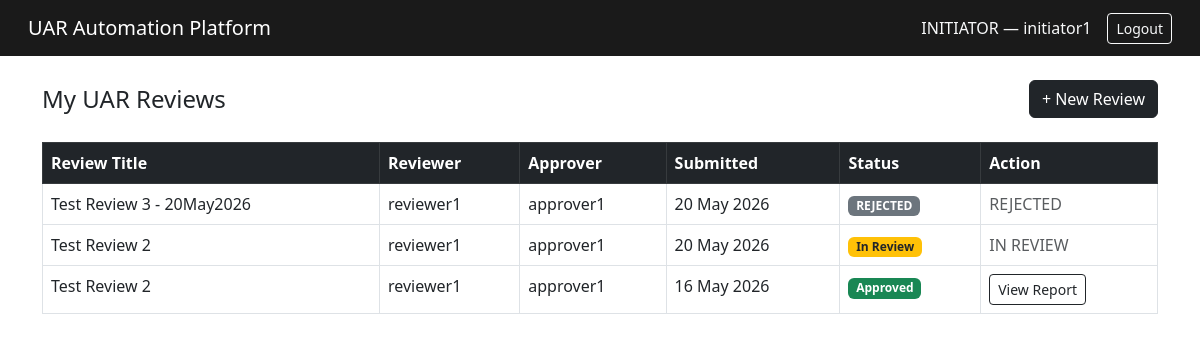
Page / (signed in) on the earlier database version.
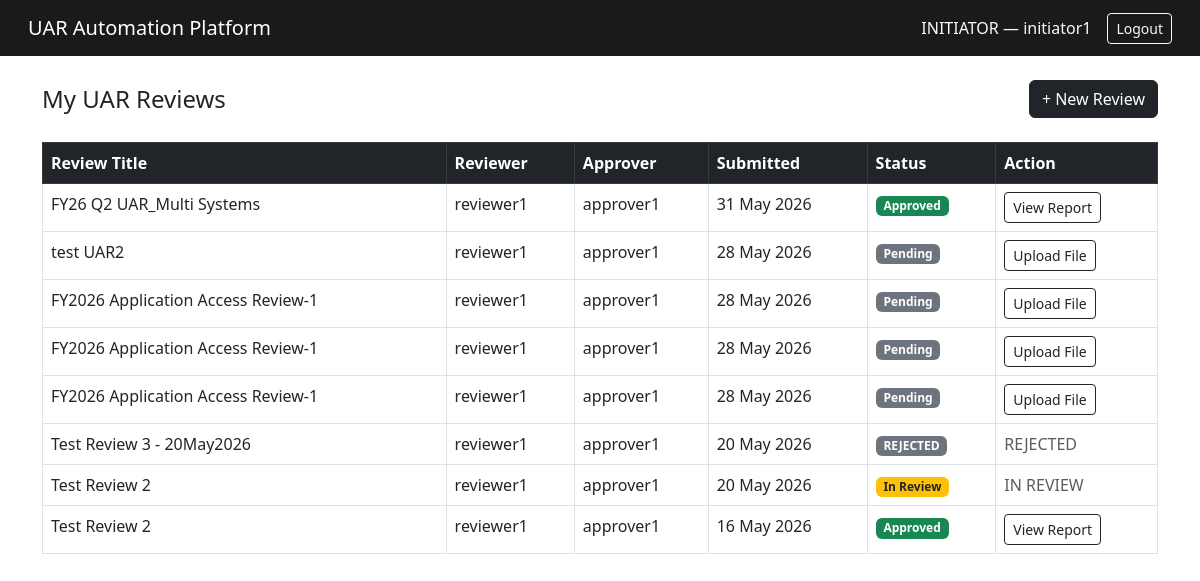
Same page on the later database version.
### app/models.py (models this page shows, shortened)
class User(db.Model):
    __tablename__ = 'users'
    id            = db.Column(db.Integer, primary_key=True)
    username      = db.Column(db.String(80), unique=True, nullable=False)
    email         = db.Column(db.String(120), unique=True, nullable=False)
    password_hash = db.Column(db.String(256))
    role          = db.Column(db.String(30), nullable=False)
    is_active     = db.Column(db.Boolean, default=True)
    created_at    = db.Column(db.DateTime, default=datetime.utcnow)
    @property
    def is_authenticated(self):
        return True

class UARReview(db.Model):
    __tablename__ = 'uar_reviews'
    id            = db.Column(db.Integer, primary_key=True)
    title         = db.Column(db.String(200))
    initiator_id  = db.Column(db.Integer, db.ForeignKey('users.id'),
                              nullable=False)
    reviewer_id   = db.Column(db.Integer, db.ForeignKey('users.id'),
                              nullable=False)
    approver_id   = db.Column(db.Integer, db.ForeignKey('users.id'),
                              nullable=False)
    status        = db.Column(db.String(20), default='PENDING')
    created_at    = db.Column(db.DateTime, default=datetime.utcnow)
    completed_at  = db.Column(db.DateTime)
    approved_at   = db.Column(db.DateTime)
    reject_reason = db.Column(db.Text)
    initiator = db.relationship('User', foreign_keys=[initiator_id])
    reviewer  = db.relationship('User', foreign_keys=[reviewer_id])
    approver  = db.relationship('User', foreign_keys=[approver_id])
    entries   = db.relationship('UAREntry', backref='review', lazy=True)
    @property
    def status_display(self):
        if self.status == 'IN_REVIEW' and self.reject_reason:
            return 'Rejected_In Review'
        labels = {
            'PENDING':          'Pending',
            'IN_REVIEW':        'In Review',
            'PENDING_APPROVAL': 'Pending Approval',
            'APPROVED':         'Approved',
        }
        return labels.get(self.status, self.status)

### app/routes.py (the view)
@main.route('/')
@login_required
def dashboard():
    reviews = UARReview.query.filter_by(
        initiator_id=current_user.id).order_by(
        UARReview.created_at.desc()).all()
    return render_template('initiator/dashboard.html', reviews=reviews)

### app/auth.py (called while the page is built)
@login_manager.user_loader
def load_user(user_id):
    return User.query.get(int(user_id))

### app/templates/initiator/dashboard.html (shortened to what this page needs)
{% extends 'base.html' %}
{% block content %}
<div class='d-flex justify-content-between align-items-center mb-4'>
  <h4 class='mb-0'>My UAR Reviews</h4>
  {% if current_user.role == 'initiator' %}
  <a href='/new-review' class='btn btn-dark'>+ New Review</a>
  {% endif %}
</div>
{% if reviews %}
{% set next_dir = 'asc' if dir == 'desc' else 'desc' %}
<table class='table table-bordered'>
  <thead class='table-dark'>
    <tr>
      <th><a href='{{ url_for("main.dashboard", sort="title", dir=next_dir if sort=="title" else "asc") }}'
             class='text-white text-decoration-none'>Review Title {{ arrow('title') }}</a></th>
      <th>Reviewer</th>
      <th>Approver</th>
      <th><a href='{{ url_for("main.dashboard", sort="created_at", dir=next_dir if sort=="created_at" else "desc") }}'
             class='text-white text-decoration-none'>Submitted {{ arrow('created_at') }}</a></th>
      <th><a href='{{ url_for("main.dashboard", sort="status", dir=next_dir if sort=="status" else "asc") }}'
             class='text-white text-decoration-none'>Status {{ arrow('status') }}</a></th>
      <th>Action</th>
    </tr>
  </thead>
  <tbody>
    {% for review in reviews %}
    <tr>
      <td>{{ review.title }}</td>
      <td>{{ review.reviewer.username }}</td>
      <td>{{ review.approver.username }}</td>
      <td>{{ review.created_at.strftime('%d %b %Y') }}</td>
      <td>
        <span class='badge
          {% if review.status == "APPROVED" %}bg-success
          {% elif review.status == "PENDING_APPROVAL" %}bg-info text-dark
          {% elif review.status == "IN_REVIEW" %}bg-warning text-dark
          {% else %}bg-secondary{% endif %}'>
          {{ review.status_display }}
        </span>
      </td>
      <td>
        {% if review.status == 'PENDING' %}
        <a href='/review/{{ review.id }}/upload'
           class='btn btn-outline-dark btn-sm'>Upload File</a>
        {% elif review.status == 'APPROVED' %}
        <a href='/review/{{ review.id }}/report'
           class='btn btn-outline-dark btn-sm'>View Report</a>
        {% else %}
        <span class='text-muted'>
          {{ review.status.replace('_',' ') }}
        </span>
        {% endif %}
      </td>
    </tr>
    {% endfor %}
  </tbody>
</table>
{% else %}
<div class='alert alert-secondary'>
  You have not submitted any reviews yet.
  <a href='/new-review' class='alert-link'>Start your first review.</a>
</div>
{% endif %}
{% endblock %}

### app/templates/base.html (shortened to what this page needs)
<!DOCTYPE html>
<html lang='en'>
<head>
  <link href='https://cdn.jsdelivr.net/npm/bootstrap@5.3/dist/css/bootstrap.min.css' rel='stylesheet'>
</head>
<body>
  <nav class='navbar navbar-dark navbar-expand-lg'
       style='background:#1A1A1A'>
    <div class='container-fluid'>
      <span class='navbar-brand ms-3'>UAR Automation Platform</span>
      {% if current_user.is_authenticated %}
      <div class='d-flex align-items-center'>
        <span class='text-light me-3'>
          {{ current_user.role|upper }} — {{ current_user.username }}
        </span>
        <a href='/logout' class='btn btn-outline-light btn-sm me-3'>
          Logout
        </a>
      </div>
      {% endif %}
    </div>
  </nav>
  <div class='container mt-4'>{% block content %}{% endblock %}</div>
</body>
</html>

Differences in the rows shown:
added UARReview: title "FY26 Q2 UAR_Multi Systems", reviewer.username "reviewer1", approver.username "approver1", created_at "31 May 2026", status_display "Approved"
added UARReview: title "test UAR2", reviewer.username "reviewer1", approver.username "approver1", created_at "28 May 2026", status_display "Pending"
added UARReview: title "FY2026 Application Access Review-1", reviewer.username "reviewer1", approver.username "approver1", created_at "28 May 2026", status_display "Pending"
added UARReview: title "FY2026 Application Access Review-1", reviewer.username "reviewer1", approver.username "approver1", created_at "28 May 2026", status_display "Pending"
added UARReview: title "FY2026 Application Access Review-1", reviewer.username "reviewer1", approver.username "approver1", created_at "28 May 2026", status_display "Pending"
